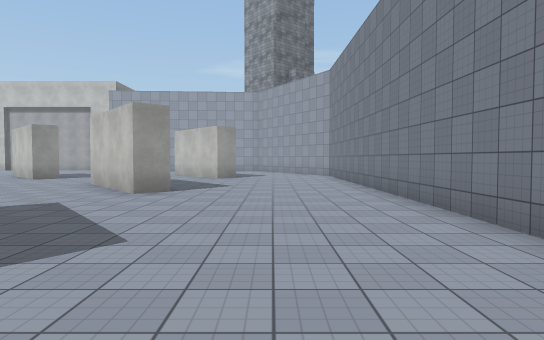
View 1 (above)

22 first-person views from a walk through a 3-D level made in the Unity game engine. The camera is 1.5 m above the floor, tilts 2° down and sees 75° across. The floor is counted in squares, 2 m on a side. Each view is taken from the middle of a square. On the plan, view 1 faces up. The plan holds only what a view shows up to about 11 squares ahead; the rest is blank. The place goes on beyond the plan. Some animated figures are left out. Surface patterns are stand-ins for the level's own textures.

View 2
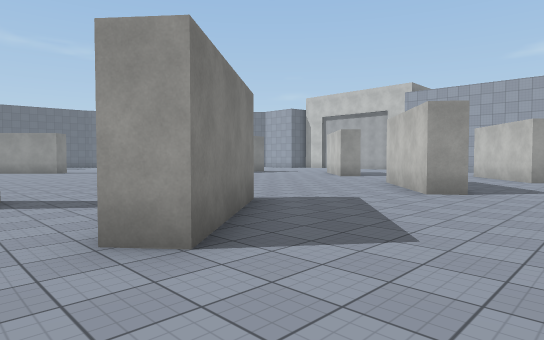

View 3
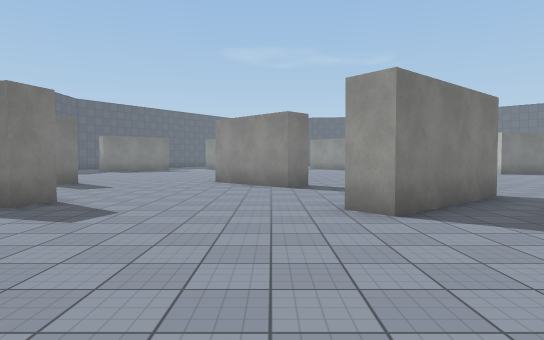

View 4
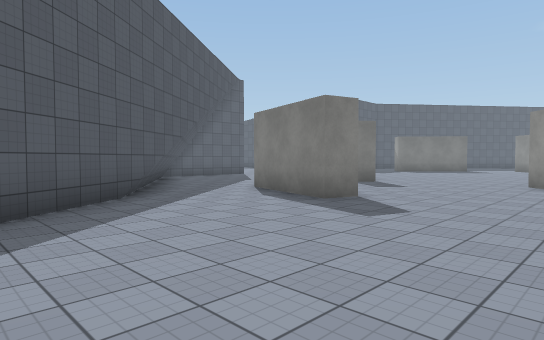

View 5
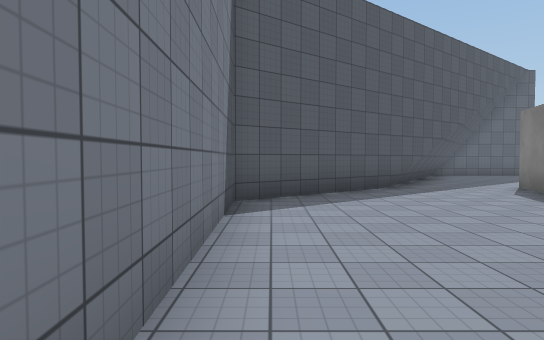

View 6
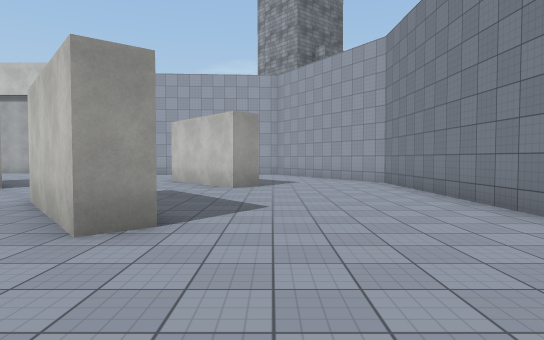

View 7
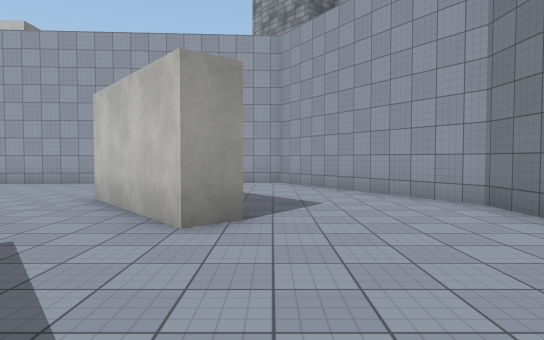

View 8
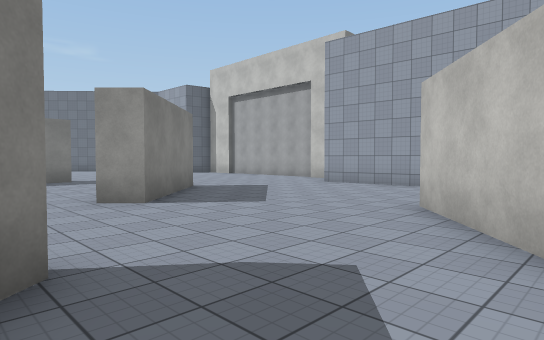

View 9
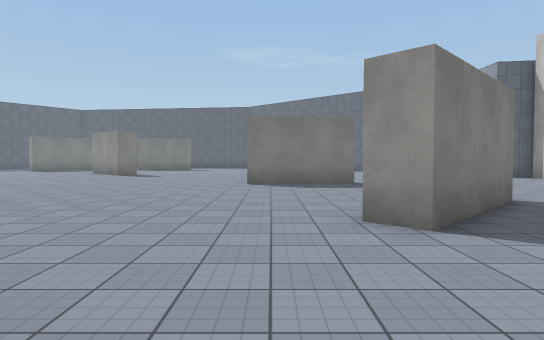

View 10
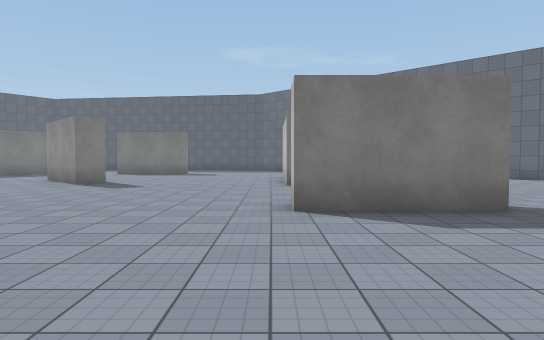

View 11
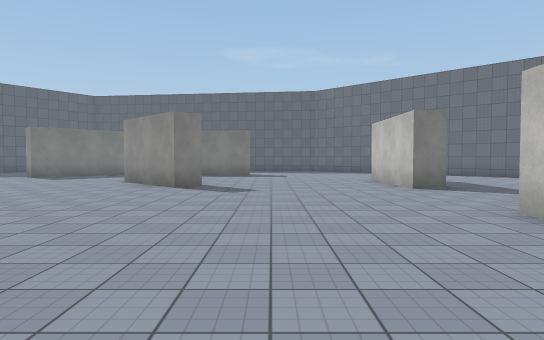

View 12
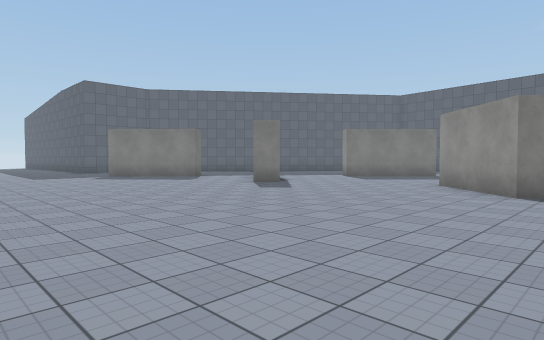

View 13
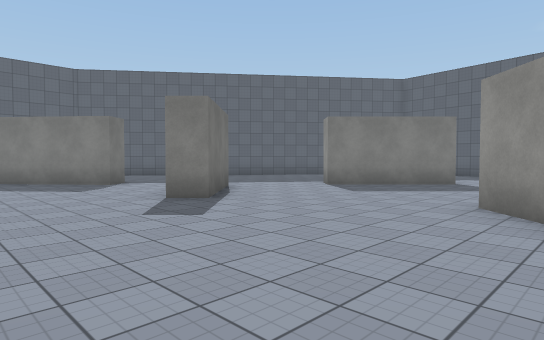

View 14
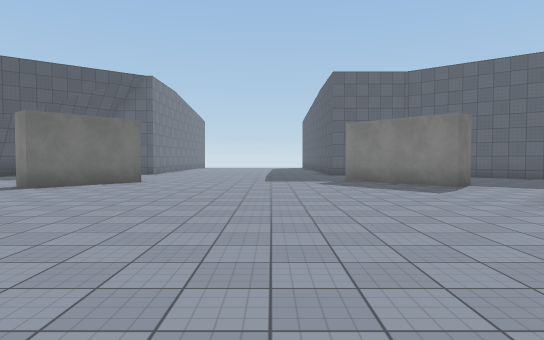

View 15
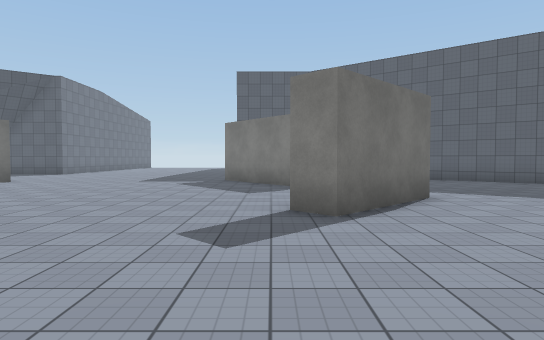

View 16
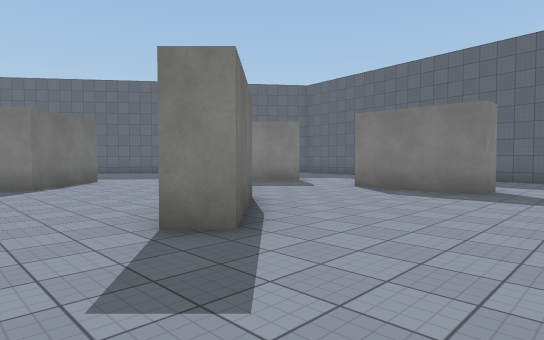

View 17
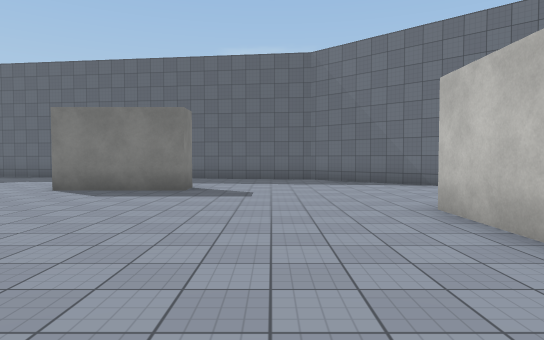

View 18
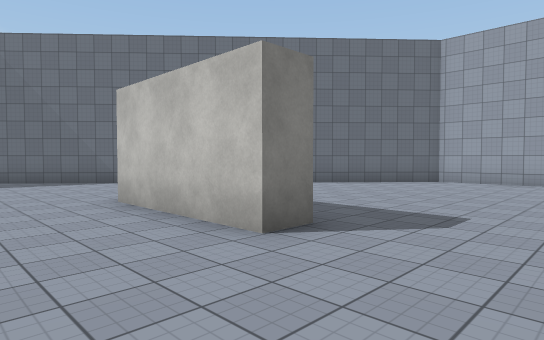

View 19
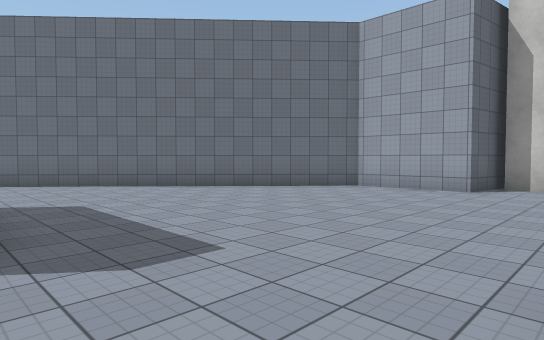

View 20
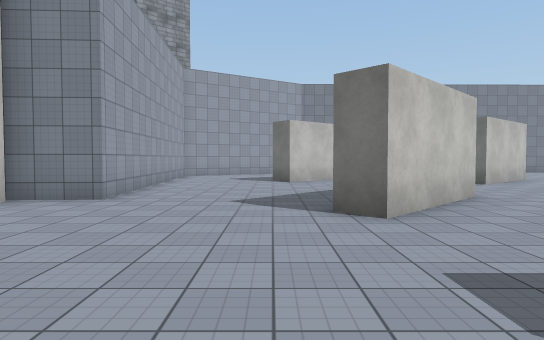

View 21
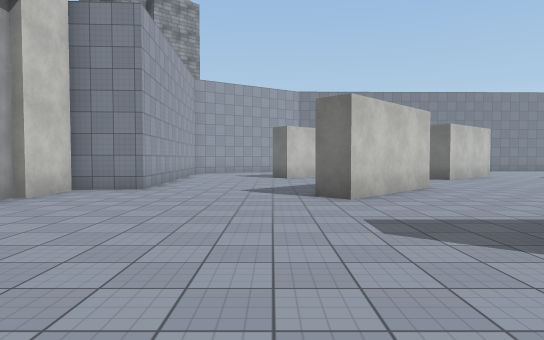

View 22
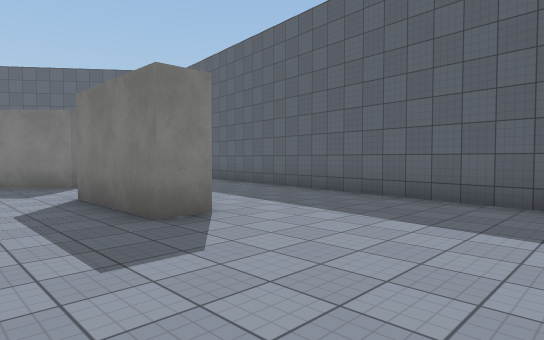

### Floor plan
Points are (right, up) in squares from view 1. A wall is a line through its corners. A room is listed if a view was taken in it or the views show most of it. See-through windows are left out.
Room 1 (views 1, 2, 3, 4, 5, 6, 7, 8, 9, 10, 11, 12, 13, 14, 15, 16, 17, 18, 19, 20, 21, 22)
walls: (-7.4, 1) (-6.7, 0.4) (-8.9, -1.8); (-4.8, 4.4) (-2.5, 1.6) (-3.1, 1); (-18.5, 11.2) (-18.5, 10.4) (-22.1, 10.4); (-13.9, 13.4) (-13.9, 10.4) (-14.8, 10.4); (-8.2, 12.1) (-10.7, 14.6) (-10.1, 15.2) (-7.6, 12.6) (-8.2, 12.1); (-21.5, 3) (-19.3, 5.2) (-18.8, 4.6) (-20.9, 2.4); (-4.6, 10.6) (-4.2, 10.2); (-2.2, 7.9) (-2.9, 7.3) (-5.2, 10.1); (-21, -3.7) (-18.8, -1.5) (-18.2, -2.1); (-4.1, -3.6) (-3.3, -3.9) (-4.1, -6.8); (-25.9, 6) (-25, 6) (-25, 3); (-10, -7.8) (-8.1, -5.5) (-7.4, -6.1); (-19.4, -6.6) (-18.7, -6) (-16.6, -8.6); (-25.6, 0.6) (-23.1, -1.9) (-23.6, -2.4); (-1.3, 13.3) (-2, 12.7) (-4.3, 15.5); (2.5, 3.2) (2.3, 14.6) (-0.7, 19.5) (-1.9, 19.4); (-17.2, 20.5) (-17.4, 19.4) (-20.1, 19.3) (-28.8, 9.7); (-29.2, 9.2) (-30.1, 1.6); (-4, 19.3) (-8.7, 19) (-8.8, 20.6); (-2.7, -8.5) (-2.1, -7.7) (2.6, -4.1) (2.6, 1.3); (-2.4, -8.6) (-1.5, -7.2); (-25.8, -7.1) (-24.5, -8.1)
low walls: (-2.1, -8.6) (-0.9, -6.7)

Where each view was taken, in squares from view 1:
view 1: 0 up, 0 right, facing up
view 2: 0 up, 0 right, facing up-left
view 3: 0 up, 2 right, facing left
view 4: 0 up, 2 right, facing down-left
view 5: 2 up, 2 right, facing down
view 6: 4 up, 1 left, facing up
view 7: 9 up, 1 left, facing up
view 8: 10 up, 2 left, facing up-left
view 9: 11 up, 4 left, facing left
view 10: 10 up, 9 left, facing left
view 11: 7 up, 10 left, facing left
view 12: 6 up, 11 left, facing down-left
view 13: 4 up, 15 left, facing down-left
view 14: 3 up, 14 left, facing down
view 15: 3 up, 18 left, facing down
view 16: 8 up, 17 left, facing down-left
view 17: 8 up, 17 left, facing left
view 18: 8 up, 16 left, facing up-left
view 19: 11 up, 15 left, facing up-left
view 20: 16 up, 15 left, facing right
view 21: 16 up, 17 left, facing right
view 22: 10 up, 23 left, facing down-left
